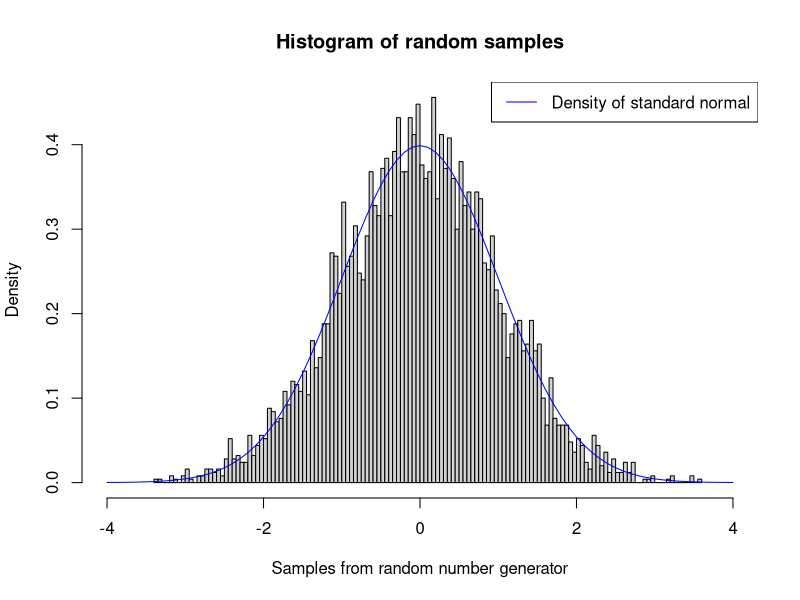
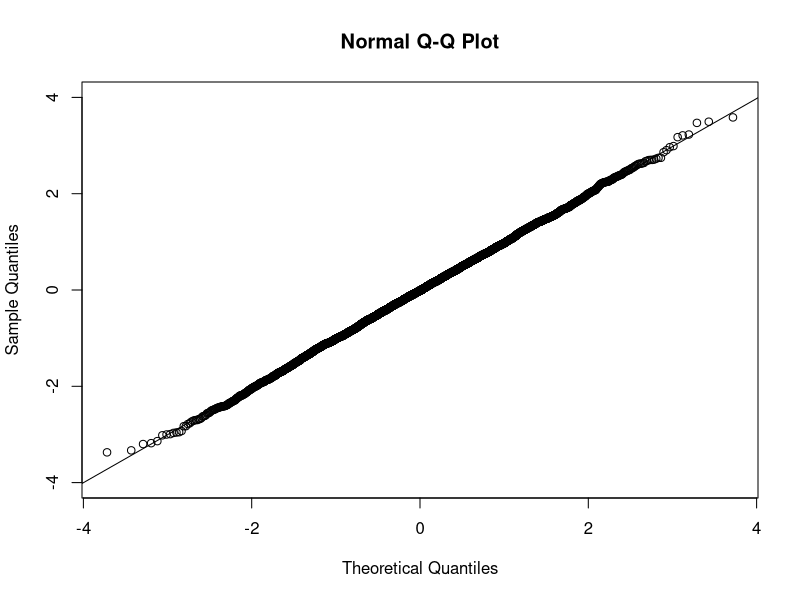
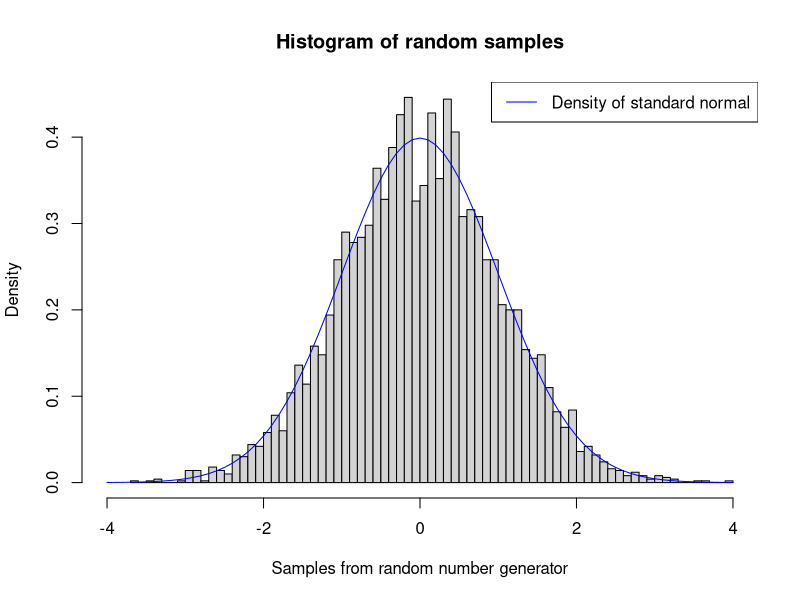
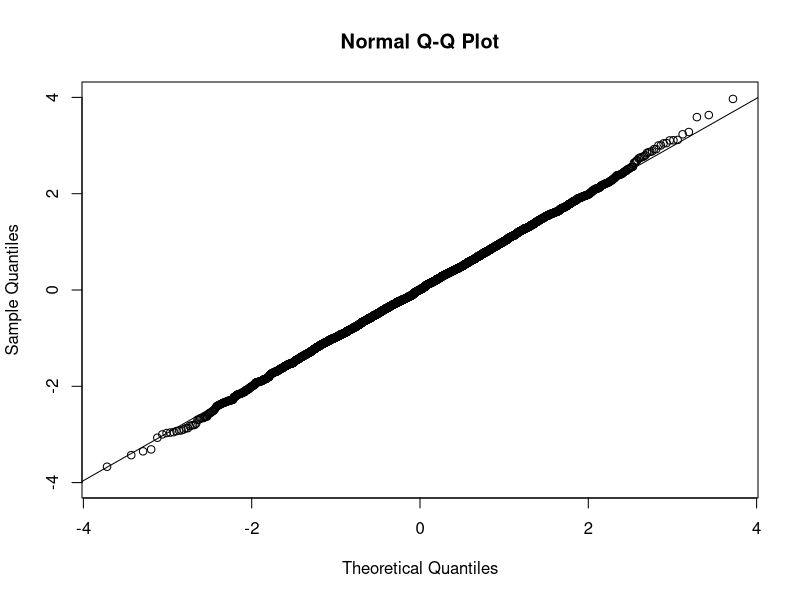
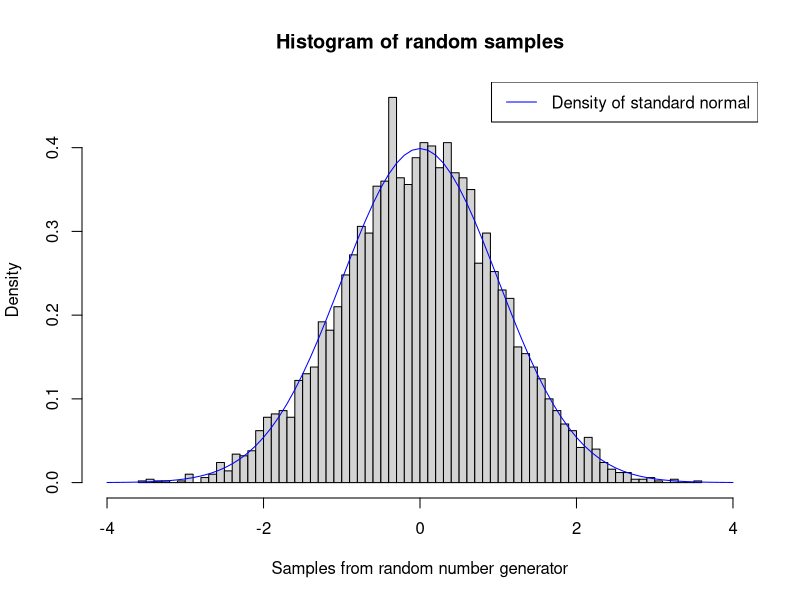
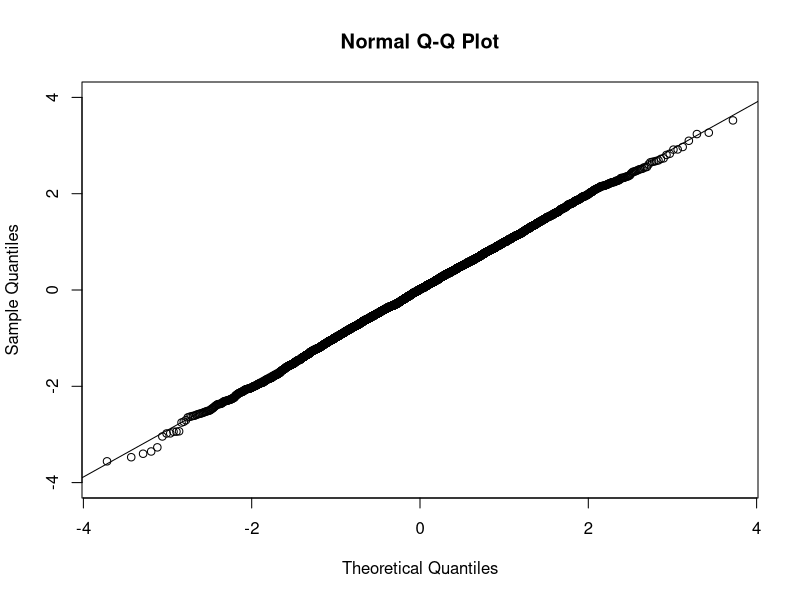
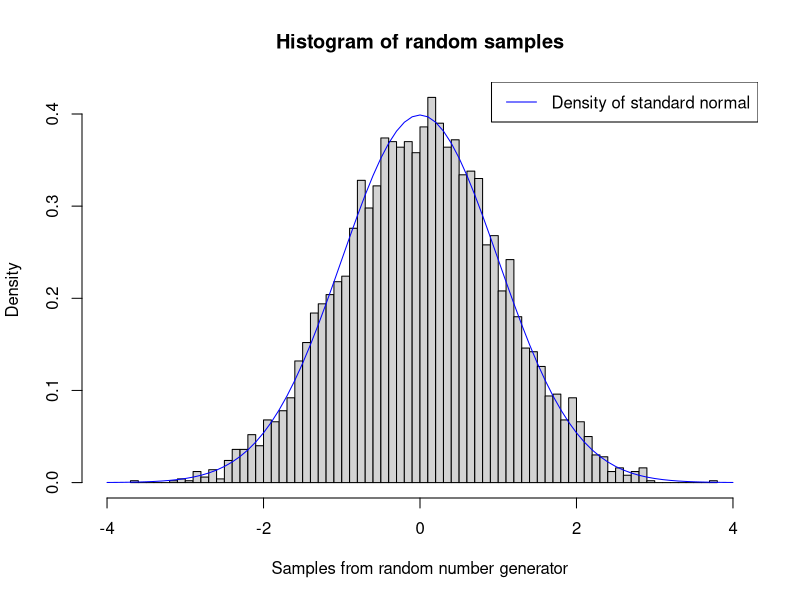
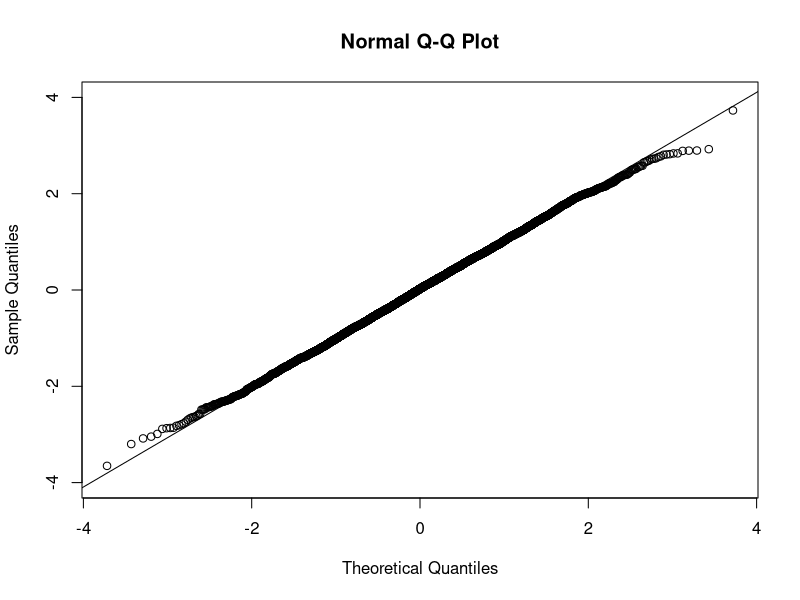

Source code (R) for these figures, in order:
fnCheckNormality <- function(vecSample) {
  # This function helps to check a sample of generated random numbers for 
  # normality. It helps to compare different random number generators by using 
  # histograms, qq-norm-plots, and Kolmogorov-Smirnov-tests.
  # 
  # Args:
  #   vecSample: A sample of generated random numbers
  #   
  # Returns:
  #   Histogram, qq-norm-plot, and the output from a Kolmogorov-Smirnov-test
  
  # Plot histogram
  hist(vecSample,
       breaks = 100,
       probability = TRUE,
       xlim = c(-4, 4),
       xlab = "Samples from random number generator",
       main = "Histogram of random samples")
  
  # Add density of standard normal to the plot
  vecNorm <- seq(-4, 4, by = 0.1)
  vecNormDensity <- dnorm(vecNorm)
  lines(vecNorm, vecNormDensity, col = "blue")
  legend("topright", legend = "Density of standard normal", 
         lty = 1, col = "blue")
  
  # QQ-norm-plot
  qqnorm(vecSample, ylim = c(-4, 4))
  qqline(vecSample)
  
  # Perform Kolmogorov-Smirnov test
  print(ks.test(vecSample, "pnorm"))
  
  # Plus: Perform Shapiro-Wilk normality test
  print(shapiro.test(vecSample))
}

# Test with rnorm-function
set.seed(42)
fnCheckNormality(rnorm(5000))


# 1. ###########################################################################

# Generate random numbers from the standard normal using the Box-Muller-Method
set.seed(42)
nSamples <- 5000

vecU1 <- runif(nSamples)
vecU2 <- runif(nSamples)
vecZ1 <- sqrt((-2)*log(vecU1)) * cos(2*pi*vecU2)
vecZ2 <- sqrt((-2)*log(vecU1)) * sin(2*pi*vecU2)

# Test for normality
fnCheckNormality(vecZ1)
fnCheckNormality(vecZ2)


# 2. ###########################################################################

# Generate random numbers from the standard normal as sum of i.i.d. 
# U([-0.5, 0.5])-distributed random variables

set.seed(42)
nSamples <- 5000
m <- 12  # number of i.i.d. random variables

matUnif <- matrix(runif(nSamples*m, -0.5, 0.5), ncol = m)
vecZ <- apply(matUnif, 1, sum)

# Test for normality
fnCheckNormality(vecZ)


# 3. ###########################################################################

# Generate random numbers from the standard normal using the 
# accept-reject-algorithm with Laplace proposal density

# Define Laplace density
g <- function(x, alpha = 1) {
  return((alpha/2) * exp((-alpha)*  abs(x)))
}

# Let's have a look at the Laplace proposal g and the standard normal density
M <- sqrt(2/pi) * exp(0.5)
x <- seq(-4, 4, 0.01)
plot(x, M * g(x), type = "l", col = "blue", 
     ylab = "Function values",
     main = "Laplace proposal and standard normal density")
lines(x, dnorm(x))
legend("topright", legend = c("Laplace proposal", "Standard normal density"), 
         lty = c(1, 1), col = c("blue", "black"))

# Set seed and number of samples
set.seed(42)
nSamples <- 5000

# Sample from U([0,1])
vecU1 <- runif(nSamples)

# Sample from the Laplace distibution using the inversion-method
alpha <- 1
vecU2 <- runif(nSamples)
vecLaplace <- rep(0, nSamples)
vecLaplace[vecU2 < 0.5] <- (1/alpha) * log(2*vecU2[vecU2 < 0.5])
vecLaplace[vecU2 >= 0.5] <- (-1/alpha) * log(2*(1-vecU2[vecU2 >= 0.5]))

# Accept or reject?
vecNormal <- vecLaplace[vecU1 <= dnorm(vecLaplace)/(M * g(vecLaplace))]

# Acceptance ratio
fAcceptRatio <- length(vecNormal) / length(vecLaplace)

# Test for normality
fnCheckNormality(vecNormal)